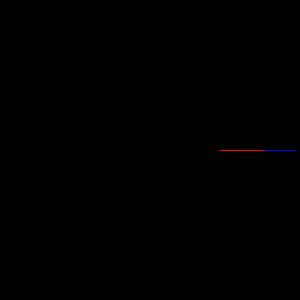
Frame 1 (no input)
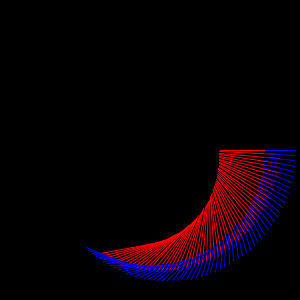
Frame 60 (the mouse pressed at the canvas centre just before this capture)
Frame 120 (the mouse held since frame 60 and released just before this capture): identical to frame 60, image omitted

The Processing sketch that drew these frames (run headless with seeded random() and noise(); from frame 60 on, the mouse is pressed at the canvas centre):

// Processing sketch: Skript_10_2_animation
// ── Skript_10_2_animation.pde
//dritter rotor

float a = 0;
float a2 = 0;
float a3 = 0;
boolean run = true;

void setup() {
  size(300, 300);
  strokeWeight(1);
  background(0);
}

void draw() {

  if (run) {
    translate(width/2, height/2);
    rotate(a);

    translate(100, 0);
    rotate(a2);
    stroke(255, 0, 0);
    line(-30, 0, 30, 0);

    translate(30, 0);
    rotate(a3);
    stroke(0, 0, 255);

    line(-15, 0, 15, 0);


    a += .03;
    a2 += .02;
    a3 += .01;
  }
}

void keyPressed() {
  background(0);
}

void mousePressed() {
  run = !run;
}
